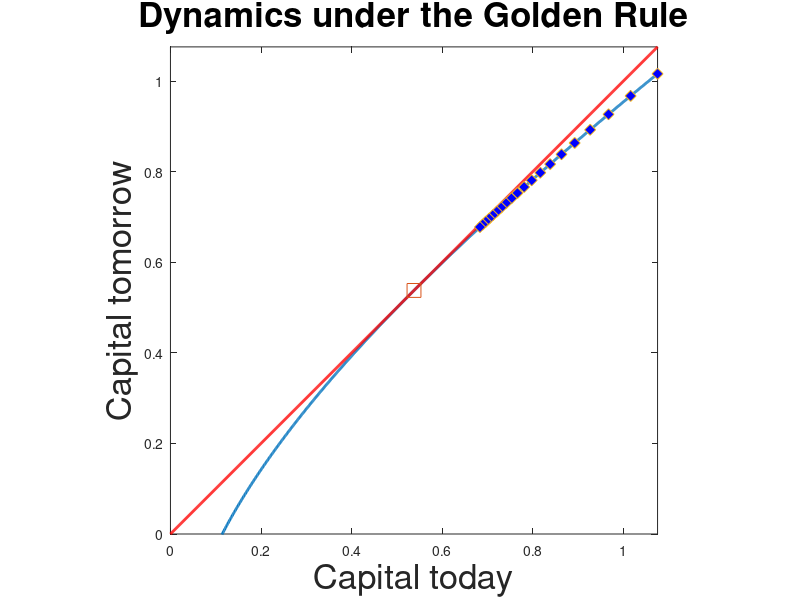
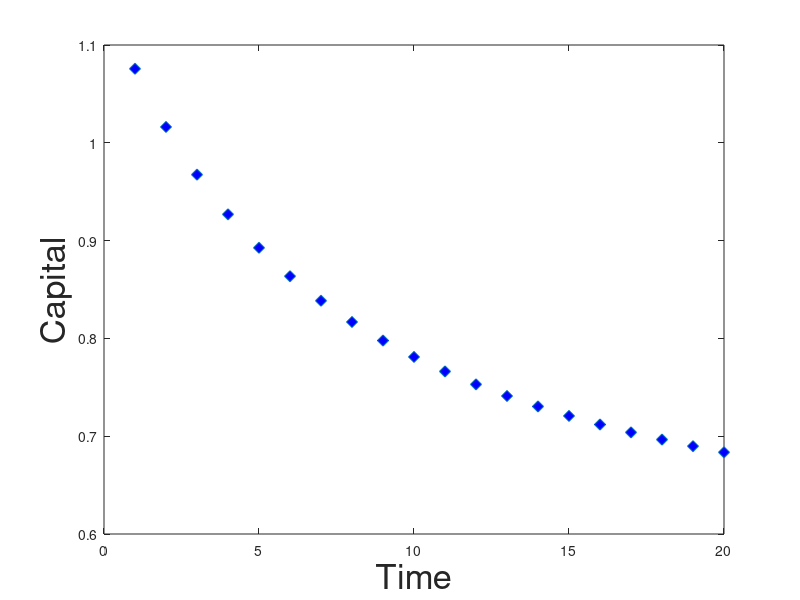

Recreate these plots in MATLAB, in order.

% Golden Rule dynamics for the production function: F(K) = K^alpha


% parameters
alpha = 0.33;
delta = 0.5;


T = 20; % number of periods simulated

% golden rule levels of capital stock and consumption

ksharp = (delta/alpha)^(1/(alpha-1));
csharp = ksharp^alpha - delta*ksharp;

kgrid = linspace(0,2*ksharp,1000); % (grid) range considered

% law of motion for capital, under specific assumption
kplus = kgrid.^alpha + (1 - delta)*kgrid - csharp;

figure(1);
plot(kgrid,kplus,'LineWidth',2)
hold on;
plot(kgrid,kgrid,'r','LineWidth',2)
plot(ksharp,ksharp,'s','MarkerSize',10)
xlim([min(kgrid) max(kgrid)]);
ylim([min(kgrid) max(kgrid)]);
axis("square") % This is just to make the 45 degree line really 45 degree, avoiding distortions from the proportions of the plot.



initial_multiple = 2; % Situation (a)

% initial_multiple = 0.5; % Situation (b)

k_t = NaN(1,T);
k_t(1) = ksharp*initial_multiple; % initial value of capital
for i = 1:T
    k_t(i+1) = k_t(i).^alpha + (1 - delta)*k_t(i) - csharp;
    if k_t(i+1) < 0
        k_t(i+1) = NaN;
        break
    end
end


plot(k_t(1:end-1),k_t(2:end),'d','MarkerSize',8,'MarkerFaceColor', 'b');
xlabel('Capital today','FontSize',25);
ylabel('Capital tomorrow','FontSize',25);
title('Dynamics under the Golden Rule','FontSize',25);
hold off;

figure(2);
plot(1:T,k_t(1:T),'d','MarkerSize',8,'MarkerFaceColor', 'b');
xlabel('Time','FontSize',25);
ylabel('Capital','FontSize',25);

